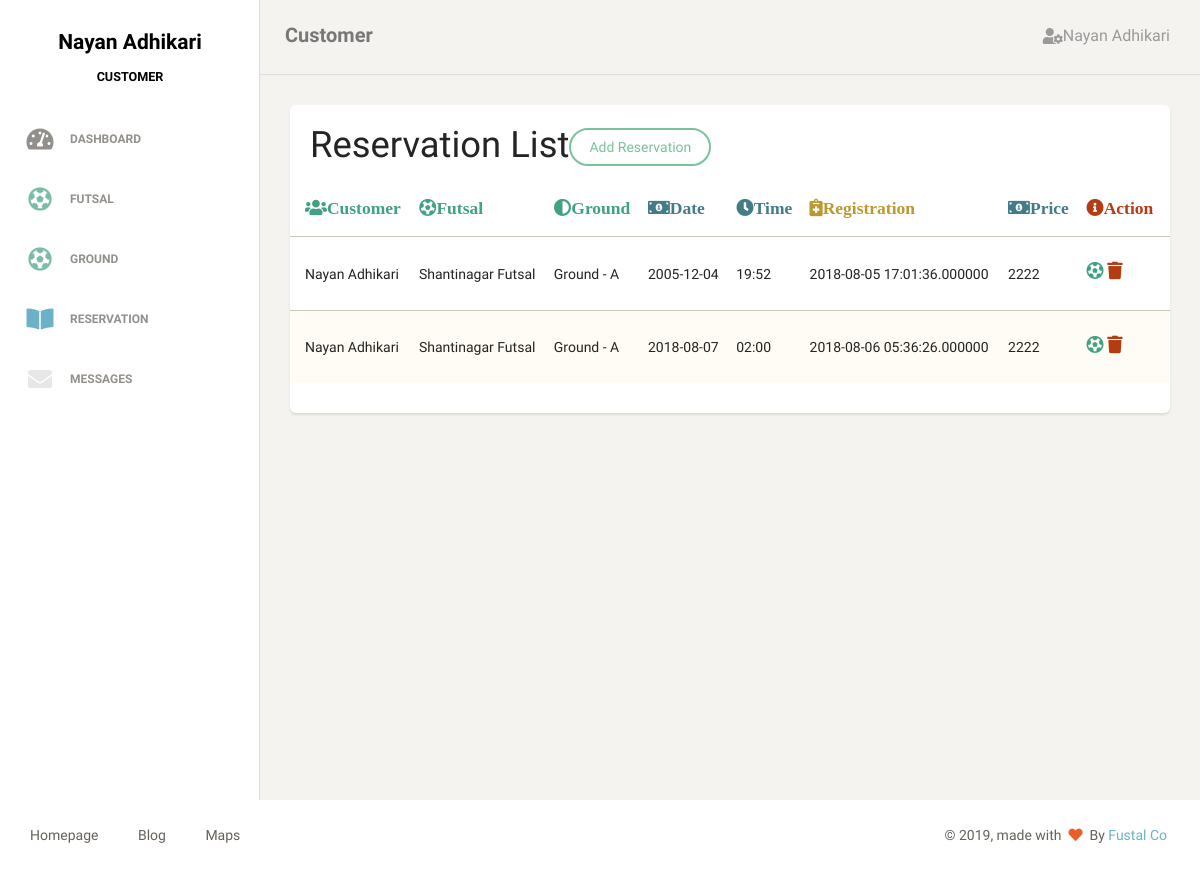
Page /customer/action/reservation_detail.php (signed in) on the committed database.
### tables this page shows
CREATE TABLE `tblreservations` (
  `reservations_id` int(11) NOT NULL,
  `request_date` varchar(50) NOT NULL,
  `request_time` varchar(50) NOT NULL,
  `reg_date` timestamp(6) NOT NULL DEFAULT CURRENT_TIMESTAMP(6) ON UPDATE CURRENT_TIMESTAMP(6),
  `users_id` int(11) NOT NULL,
  `futsals_id` int(11) NOT NULL,
  `grounds_id` int(11) NOT NULL
);

CREATE TABLE `tblusers` (
  `users_id` int(11) NOT NULL,
  `fullname` varchar(50) NOT NULL,
  `email` varchar(100) NOT NULL,
  `mobileno` varchar(50) NOT NULL,
  `address` varchar(100) NOT NULL,
  `password` varchar(100) NOT NULL,
  `img` varchar(250) NOT NULL,
  `reg_date` timestamp(6) NOT NULL DEFAULT CURRENT_TIMESTAMP(6) ON UPDATE CURRENT_TIMESTAMP(6),
  `roles_id` int(11) NOT NULL
);

CREATE TABLE `tblfutsals` (
  `futsals_id` int(11) NOT NULL,
  `fullname` varchar(50) NOT NULL,
  `address` varchar(50) NOT NULL,
  `mobileno` varchar(50) NOT NULL,
  `email` varchar(100) NOT NULL,
  `status` varchar(50) NOT NULL,
  `reg_date` timestamp(6) NOT NULL DEFAULT CURRENT_TIMESTAMP(6) ON UPDATE CURRENT_TIMESTAMP(6),
  `users_id` int(11) NOT NULL
);

CREATE TABLE `tblgrounds` (
  `grounds_id` int(11) NOT NULL,
  `ground` varchar(50) NOT NULL,
  `price` varchar(50) NOT NULL,
  `status` varchar(50) NOT NULL,
  `reg_date` timestamp(6) NOT NULL DEFAULT CURRENT_TIMESTAMP(6) ON UPDATE CURRENT_TIMESTAMP(6),
  `futsals_id` int(11) NOT NULL
);

### customer/action/reservation_detail.php (the view, shortened to what this page needs)
<?php
 $users_id=$_SESSION['session']['users']['users_id'];
require_once('../inc/header.php');
require_once('../inc/sidebar.php');
require_once('../inc/navigation.php');
?>
 <div class="content">
            <div class="container-fluid">
                <div class="row">
                    <div class="col-md-12">
                        <div class="card">
                            <div class="header">
                                <h2 class="title">Reservation List<a href="<?php echo SELECT_RESERVATION_PAGE?>" class="btn btn-success">Add Reservation
                                    </a></h2>
                            </div>
                            <div class="content table-responsive table-full-width">
                                <table class="table table-striped">
                                    <thead>
                                        <th><i class="fas fa-users text-success">Customer</i></th>
                                        <th><i class="fas fa-futbol text-success">Futsal</i></th>
                                         <th><i class="fas fa-adjust text-success">Ground</i></th>
                                         <th><i class="fas fa-money-bill-alt text-primary">Date</i></th>
                                        <th><i class="fas fa-clock text-primary">Time</i></th>
                                       <th><i class="fas fa-notes-medical text-warning">Registration</i></th>
                                       <th><i class="fas fa-money-bill-alt text-primary">Price</i></th>
                                        <th><i class="fas fa-info-circle text-danger">Action</i></th>
                                    </thead>
                                <tbody>
            <?php
                $conn = db_get_conn();
                $query =
                        "SELECT
                           tblusers.fullname AS customername,tblfutsals.fullname AS futsalname,tblgrounds.ground AS groundname, tblreservations.request_date,tblreservations.request_time, tblreservations.reg_date,tblgrounds.price, tblreservations.reservations_id
                        FROM tblreservations
                        JOIN tblfutsals
                        ON  tblreservations.futsals_id=tblfutsals.futsals_id
                        JOIN tblusers
                        ON  tblreservations.users_id=tblusers.users_id
                        JOIN tblgrounds
                        ON  tblreservations.grounds_id=tblgrounds.grounds_id
                        AND tblreservations.users_id=$users_id";
                if ($result = $conn->query($query)){
                    while ($row = $result->fetch_assoc()){
                                echo   "<tr>
                                        <td>{$row['customername']}</td>
                                        <td>{$row['futsalname']}</td>
                                        <td>{$row['groundname']}</td>
                                        <td>{$row['request_date']}</td>
                                        <td>{$row['request_time']}</td>
                                        <td>{$row['reg_date']}</td>
                                        <td>{$row['price']}</td>
                                         <td>
                                            <a href='update_reservation.php?reservations_id={$row['reservations_id']}'><i class='fas fa-futbol text-success h5'></i></a>
                                            <a href='delete_reservation.php?reservations_id={$row['reservations_id']}'><i class='fas fa-trash text-danger h5'></i></a>
                                        </td>
                                        </tr>
                                        ";
                            }
                        }
                        ?>
                                </tbody>
                            </table>
                            </div>
                        </div>
                    </div>
                </div>
            </div>
        </div>
    </div>
<?php
require_once('./../inc/footer.php');
?>

### rows in the picture
tblreservations: users.fullname "Nayan Adhikari", futsals.fullname "Shantinagar Futsal", grounds.ground "Ground - A", request_date "2005-12-04", request_time "19:52", reg_date "2018-08-05 17:01:36.000000", grounds.price "2222"
tblreservations: users.fullname "Nayan Adhikari", futsals.fullname "Shantinagar Futsal", grounds.ground "Ground - A", request_date "2018-08-07", request_time "02:00", reg_date "2018-08-06 05:36:26.000000", grounds.price "2222"

### other values in the picture
$_SESSION['session']['users']['fullname'] "Nayan Adhikari"
$_SESSION['session']['users']['roles'] "CUSTOMER"
$_SESSION['session']['users']['roles'] "Customer"
